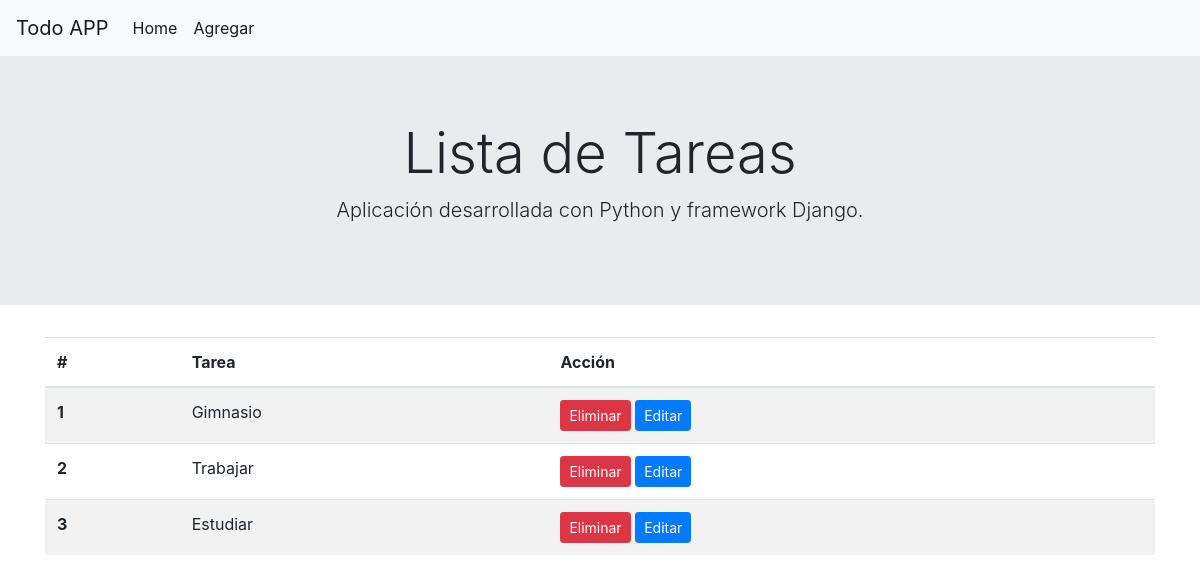
Before: / with the older database file.
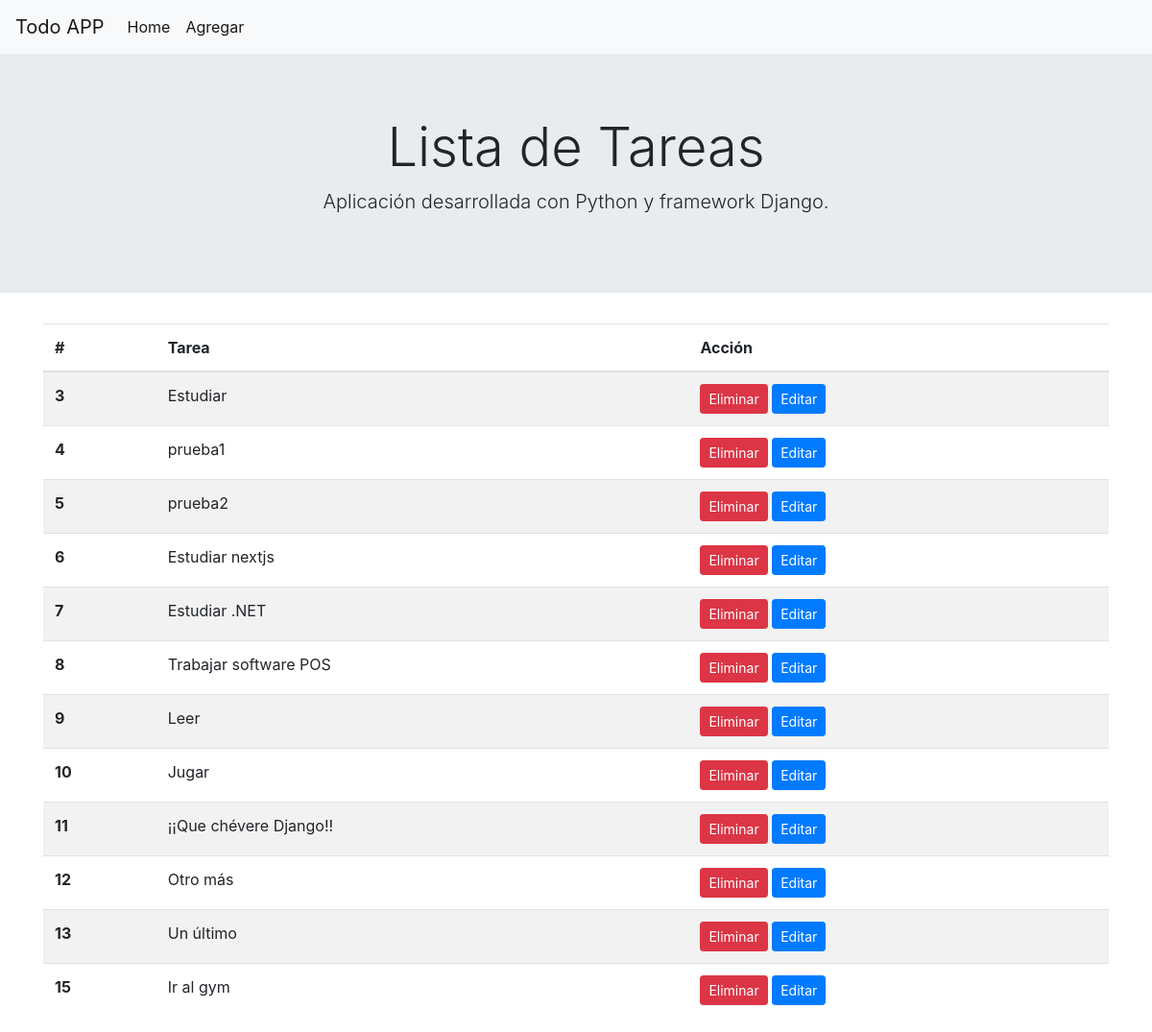
After: the same page with the newer database file.
### todo/models.py (models this page shows)
class Tarea(models.Model):
    tarea = models.CharField(max_length = 100)
    def __str__(self):
        return self.tarea

### todo/views.py (the view)
# urls.py: 2. Add a URL to urlpatterns:  path('', views.home, name='home')
def home(request):
    tareas = Tarea.objects.all()
    context = {'tareas':tareas}
    return render(request, 'todo/home.html', context)

### todo/templates/todo/home.html
{% extends 'todo/layout.html' %}
{% block content %}
<div class="container">
    <table class="table table-striped">
        <thead>
            <tr>
                <th scope="col">#</th>
                <th scope="col">Tarea</th>
                <th scope="col">Acción</th>
            </tr>
        </thead>
        <tbody>
            {% for tarea in tareas %}
            <tr>
                <th scope="row"> {{tarea.id}} </th>
                <td>{{tarea}}</td>
                <td>
                    <a class="btn btn-danger btn-sm" href="{% url 'eliminar' tarea.id %}">Eliminar</a>
                    <a class="btn btn-primary btn-sm" href="{% url 'editar' tarea.id %}">Editar</a>
                </td>
            </tr>
            {% endfor %}
        </tbody>
    </table>
</div>
{% endblock %}

### todo/templates/todo/layout.html (shortened to what this page needs)
<!doctype html>
<html lang="en">
  <head>
    <link rel="stylesheet" href="https://cdn.jsdelivr.net/npm/bootstrap@4.6.2/dist/css/bootstrap.min.css">
  </head>
  <body>
    <nav class="navbar navbar-expand-lg navbar-light bg-light">
        <a class="navbar-brand" href="#">Todo APP</a>
        <div class="collapse navbar-collapse" id="navbarSupportedContent">
          <ul class="navbar-nav mr-auto">
            <li class="nav-item active">
              <a class="nav-link active" href="{% url 'home' %}">Home<span class="sr-only">(current)</span></a>
            </li>
            <li class="nav-item">
              <a class="nav-link active" href="{% url 'agregar' %}">Agregar</a>
            </li>
          </ul>
        </div>
      </nav>
      <div class="jumbotron jumbotron-fluid">
        <div class="container text-center">
          <h1 class="display-4">Lista de Tareas</h1>
          <p class="lead">Aplicación desarrollada con Python y framework Django.</p>
        </div>
      </div>
    {% block content %}
    {% endblock %}
  </body>
</html>

Changed rows visible on the page:
removed Tarea: id "1", tarea "Gimnasio"
removed Tarea: id "2", tarea "Trabajar"
added Tarea: id "4", tarea "prueba1"
added Tarea: id "5", tarea "prueba2"
added Tarea: id "6", tarea "Estudiar nextjs"
added Tarea: id "7", tarea "Estudiar .NET"
added Tarea: id "8", tarea "Trabajar software POS"
added Tarea: id "9", tarea "Leer"
added Tarea: id "10", tarea "Jugar"
added Tarea: id "11", tarea "¡¡Que chévere Django!!"
added Tarea: id "12", tarea "Otro más"
added Tarea: id "13", tarea "Un último"
added Tarea: id "15", tarea "Ir al gym"
